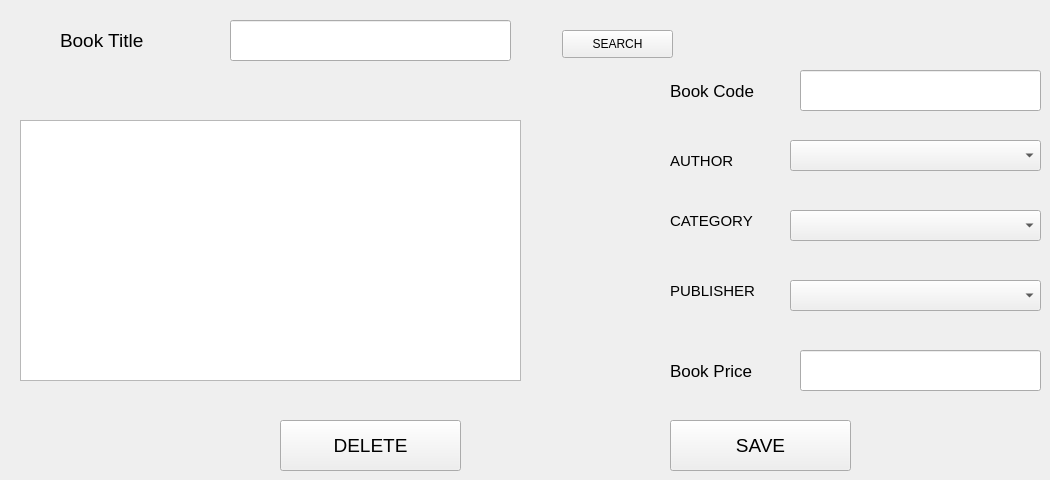
      <widget class="QWidget" name="tab_6">
       <attribute name="title">
        <string>Edit Book Collection</string>
       </attribute>
       <widget class="QLineEdit" name="lineEdit_5">
        <property name="geometry">
         <rect>
          <x>800</x>
          <y>70</y>
          <width>241</width>
          <height>41</height>
         </rect>
        </property>
       </widget>
       <widget class="QLabel" name="label_9">
        <property name="geometry">
         <rect>
          <x>60</x>
          <y>30</y>
          <width>111</width>
          <height>21</height>
         </rect>
        </property>
        <property name="font">
         <font>
          <pointsize>14</pointsize>
         </font>
        </property>
        <property name="text">
         <string>Book Title</string>
        </property>
       </widget>
       <widget class="QLabel" name="label_10">
        <property name="geometry">
         <rect>
          <x>670</x>
          <y>280</y>
          <width>101</width>
          <height>21</height>
         </rect>
        </property>
        <property name="font">
         <font>
          <pointsize>11</pointsize>
         </font>
        </property>
        <property name="text">
         <string>PUBLISHER</string>
        </property>
       </widget>
       <widget class="QLabel" name="label_11">
        <property name="geometry">
         <rect>
          <x>670</x>
          <y>150</y>
          <width>101</width>
          <height>21</height>
         </rect>
        </property>
        <property name="font">
         <font>
          <pointsize>11</pointsize>
         </font>
        </property>
        <property name="text">
         <string>AUTHOR</string>
        </property>
       </widget>
       <widget class="QComboBox" name="comboBox_6">
        <property name="geometry">
         <rect>
          <x>790</x>
          <y>140</y>
          <width>251</width>
          <height>31</height>
         </rect>
        </property>
       </widget>
       <widget class="QLabel" name="label_12">
        <property name="geometry">
         <rect>
          <x>670</x>
          <y>80</y>
          <width>111</width>
          <height>21</height>
         </rect>
        </property>
        <property name="font">
         <font>
          <pointsize>13</pointsize>
         </font>
        </property>
        <property name="text">
         <string>Book Code</string>
        </property>
       </widget>
       <widget class="QComboBox" name="comboBox_7">
        <property name="geometry">
         <rect>
          <x>790</x>
          <y>210</y>
          <width>251</width>
          <height>31</height>
         </rect>
        </property>
       </widget>
       <widget class="QLabel" name="label_13">
        <property name="geometry">
         <rect>
          <x>670</x>
          <y>360</y>
          <width>101</width>
          <height>21</height>
         </rect>
        </property>
        <property name="font">
         <font>
          <pointsize>13</pointsize>
         </font>
        </property>
        <property name="text">
         <string>Book Price</string>
        </property>
       </widget>
       <widget class="QLineEdit" name="lineEdit_6">
        <property name="geometry">
         <rect>
          <x>230</x>
          <y>20</y>
          <width>281</width>
          <height>41</height>
         </rect>
        </property>
       </widget>
       <widget class="QLineEdit" name="lineEdit_71">
        <property name="geometry">
         <rect>
          <x>800</x>
          <y>350</y>
          <width>241</width>
          <height>41</height>
         </rect>
        </property>
       </widget>
       <widget class="QLabel" name="label_14">
        <property name="geometry">
         <rect>
          <x>670</x>
          <y>210</y>
          <width>101</width>
          <height>21</height>
         </rect>
        </property>
        <property name="font">
         <font>
          <pointsize>11</pointsize>
         </font>
        </property>
        <property name="text">
         <string>CATEGORY</string>
        </property>
       </widget>
       <widget class="QComboBox" name="comboBox_8">
        <property name="geometry">
         <rect>
          <x>790</x>
          <y>280</y>
          <width>251</width>
          <height>31</height>
         </rect>
        </property>
       </widget>
       <widget class="QPushButton" name="pushButton_8">
        <property name="geometry">
         <rect>
          <x>670</x>
          <y>420</y>
          <width>181</width>
          <height>51</height>
         </rect>
        </property>
        <property name="font">
         <font>
          <pointsize>14</pointsize>
         </font>
        </property>
        <property name="text">
         <string>SAVE</string>
        </property>
       </widget>
       <widget class="QPushButton" name="pushButton_9">
        <property name="geometry">
         <rect>
          <x>562</x>
          <y>30</y>
          <width>111</width>
          <height>28</height>
         </rect>
        </property>
        <property name="font">
         <font>
          <weight>50</weight>
          <bold>false</bold>
         </font>
        </property>
        <property name="text">
         <string>SEARCH</string>
        </property>
       </widget>
       <widget class="QPushButton" name="pushButton_10">
        <property name="geometry">
         <rect>
          <x>280</x>
          <y>420</y>
          <width>181</width>
          <height>51</height>
         </rect>
        </property>
        <property name="font">
         <font>
          <pointsize>14</pointsize>
         </font>
        </property>
        <property name="text">
         <string>DELETE</string>
        </property>
       </widget>
       <widget class="QTextEdit" name="textEdit_2">
        <property name="geometry">
         <rect>
          <x>20</x>
          <y>120</y>
          <width>501</width>
          <height>261</height>
         </rect>
        </property>
       </widget>
      </widget>
